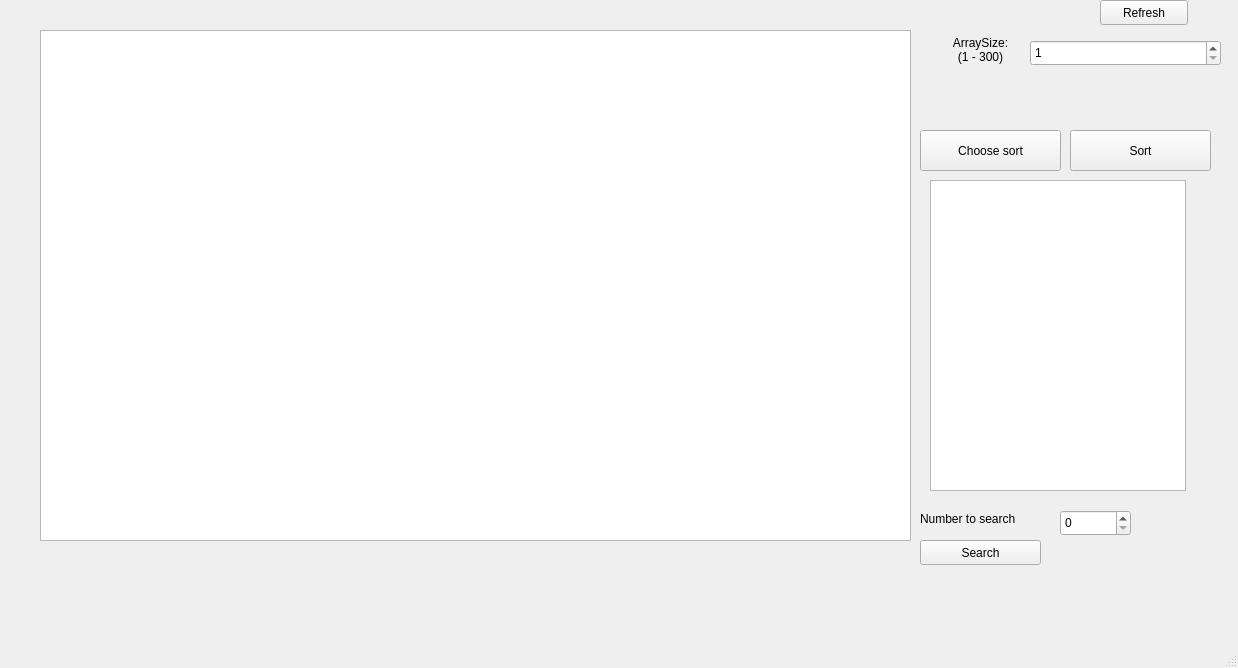
<?xml version="1.0" encoding="UTF-8"?>
<ui version="4.0">
 <class>MainWindow</class>
 <widget class="QMainWindow" name="MainWindow">
  <property name="geometry">
   <rect>
    <x>0</x>
    <y>0</y>
    <width>1238</width>
    <height>668</height>
   </rect>
  </property>
  <property name="windowTitle">
   <string>MainWindow</string>
  </property>
  <widget class="QWidget" name="centralwidget">
   <widget class="QGraphicsView" name="graphicsView">
    <property name="geometry">
     <rect>
      <x>40</x>
      <y>30</y>
      <width>871</width>
      <height>511</height>
     </rect>
    </property>
   </widget>
   <widget class="QPushButton" name="pushButton">
    <property name="geometry">
     <rect>
      <x>920</x>
      <y>130</y>
      <width>141</width>
      <height>41</height>
     </rect>
    </property>
    <property name="text">
     <string>Choose sort</string>
    </property>
   </widget>
   <widget class="QPushButton" name="pushButton_2">
    <property name="geometry">
     <rect>
      <x>1070</x>
      <y>130</y>
      <width>141</width>
      <height>41</height>
     </rect>
    </property>
    <property name="text">
     <string>Sort</string>
    </property>
   </widget>
   <widget class="QSpinBox" name="spinBox">
    <property name="geometry">
     <rect>
      <x>1030</x>
      <y>40</y>
      <width>191</width>
      <height>26</height>
     </rect>
    </property>
    <property name="minimum">
     <number>1</number>
    </property>
    <property name="maximum">
     <number>300</number>
    </property>
   </widget>
   <widget class="QLabel" name="label">
    <property name="geometry">
     <rect>
      <x>910</x>
      <y>30</y>
      <width>141</width>
      <height>41</height>
     </rect>
    </property>
    <property name="text">
     <string>&lt;html&gt;&lt;head/&gt;&lt;body&gt;&lt;p align=&quot;center&quot;&gt;ArraySize:&lt;br/&gt;(1 - 300)&lt;/p&gt;&lt;/body&gt;&lt;/html&gt;</string>
    </property>
   </widget>
   <widget class="QTableWidget" name="tableWidget">
    <property name="geometry">
     <rect>
      <x>930</x>
      <y>180</y>
      <width>256</width>
      <height>311</height>
     </rect>
    </property>
   </widget>
   <widget class="QSpinBox" name="spinBox_2">
    <property name="geometry">
     <rect>
      <x>1060</x>
      <y>510</y>
      <width>71</width>
      <height>26</height>
     </rect>
    </property>
    <property name="maximum">
     <number>300</number>
    </property>
   </widget>
   <widget class="QLabel" name="label_2">
    <property name="geometry">
     <rect>
      <x>920</x>
      <y>510</y>
      <width>131</width>
      <height>17</height>
     </rect>
    </property>
    <property name="text">
     <string>Number to search</string>
    </property>
   </widget>
   <widget class="QPushButton" name="pushButton_4">
    <property name="geometry">
     <rect>
      <x>1100</x>
      <y>0</y>
      <width>88</width>
      <height>25</height>
     </rect>
    </property>
    <property name="text">
     <string>Refresh</string>
    </property>
   </widget>
   <widget class="QPushButton" name="pushButton_5">
    <property name="geometry">
     <rect>
      <x>920</x>
      <y>540</y>
      <width>121</width>
      <height>25</height>
     </rect>
    </property>
    <property name="text">
     <string>Search</string>
    </property>
   </widget>
   <widget class="QLabel" name="label_3">
    <property name="geometry">
     <rect>
      <x>920</x>
      <y>570</y>
      <width>281</width>
      <height>17</height>
     </rect>
    </property>
    <property name="text">
     <string/>
    </property>
   </widget>
   <widget class="QLabel" name="label_4">
    <property name="geometry">
     <rect>
      <x>560</x>
      <y>570</y>
      <width>281</width>
      <height>17</height>
     </rect>
    </property>
    <property name="text">
     <string/>
    </property>
   </widget>
  </widget>
  <widget class="QMenuBar" name="menubar">
   <property name="geometry">
    <rect>
     <x>0</x>
     <y>0</y>
     <width>1238</width>
     <height>22</height>
    </rect>
   </property>
  </widget>
  <widget class="QStatusBar" name="statusbar"/>
 </widget>
 <resources/>
 <connections/>
</ui>
